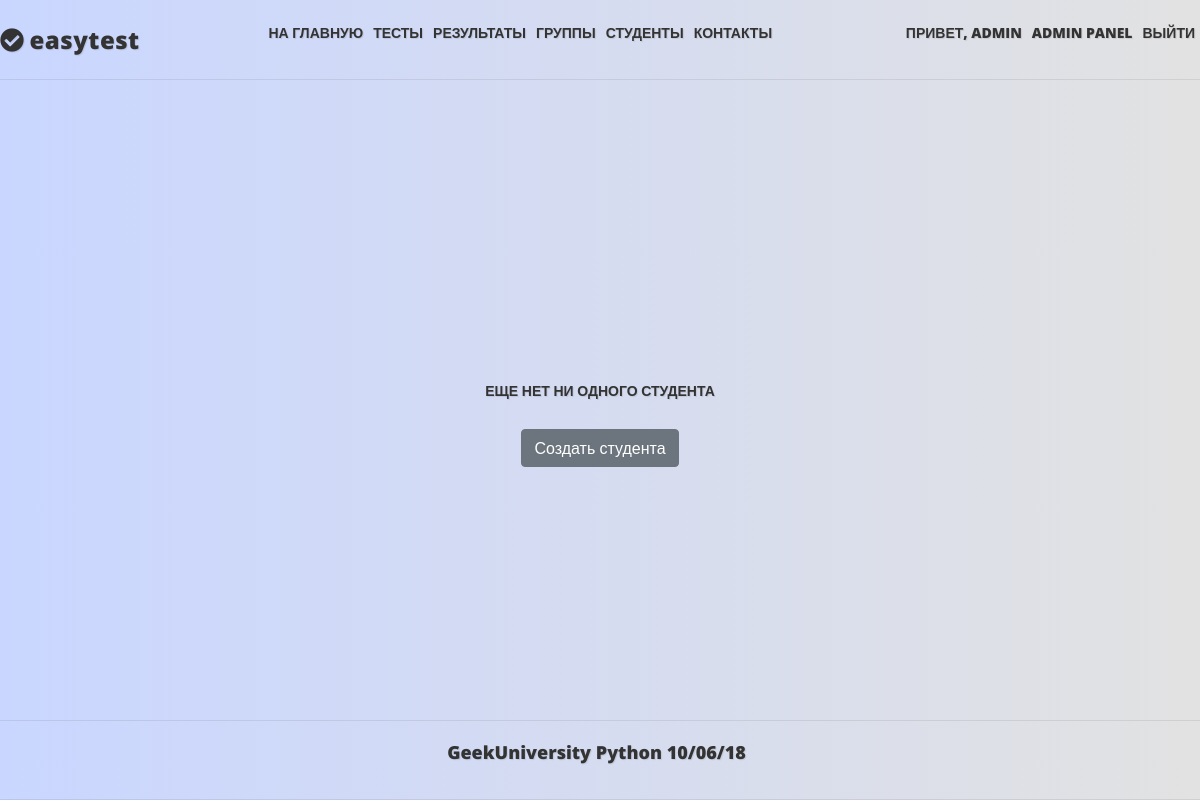
The app's page /students/ (signed in), older data.
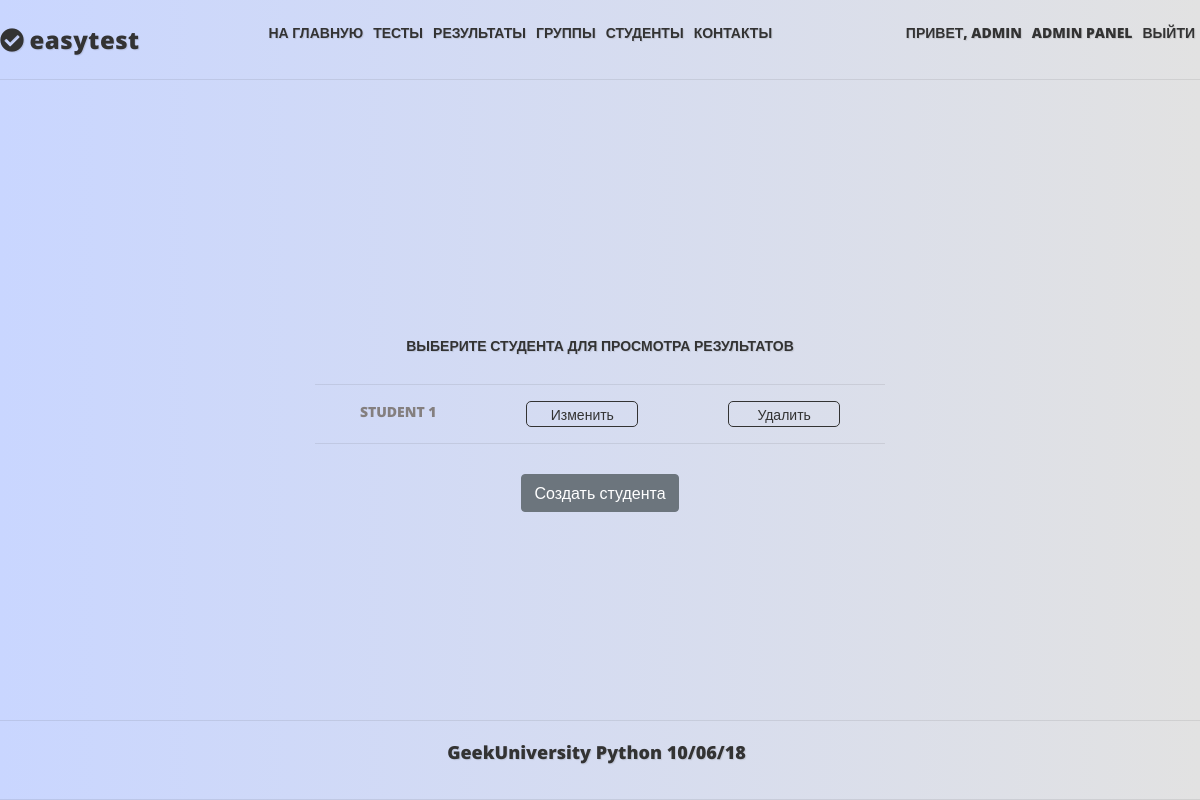
The same page, newer data.
### mainapp/models.py (models this page shows)
class Student(User):
    class Meta:
        verbose_name = _('Студент')
        verbose_name_plural = _('Студенты')
    teacher = models.ForeignKey(User, null=False, blank=True, related_name='students', on_delete=models.CASCADE)
    in_groups = models.ManyToManyField(Group, blank=True, related_name='students')
    objects = StudentManager()

### mainapp/views.py (the view)
# urls.py: path('students/', mainapp.StudentList.as_view(), name='students'),
class StudentList(StaffPassesTestMixin, ListView):
    model = Student
    def get_queryset(self):
        return self.model.objects.get_students(self.request.user)

### mainapp/models.py (called while the page is built)
    def get_students(self, pk):
        return self.filter(teacher=pk)

### mainapp/views.py (called while the page is built)
    def test_func(self):
        return self.request.user.is_staff

### mainapp/templates/mainapp/student_list.html (shortened to what this page needs)
{% extends "base.html" %}
{% load static i18n %}
{% block content %}
    <div class="center_full">
        {% if object_list %}
            <h2>{% trans 'Выберите студента для просмотра результатов' %}</h2>
            <div class="list_container">
                {% for object in object_list %}
                    <div class="iter_list">
                        <a href="{% url 'mainapp:results' object.pk %}">{{ object.first_name }}</a>
                        <a href="{% url 'mainapp:student_update' object.pk %}" class="a_button">{% trans 'Изменить' %}</a>
                        <form method="post" action="{% url 'mainapp:student_delete' object.pk %}">
                            <button class="base_link" type="submit">
                                {% trans 'Удалить' %}
                            </button>
                        </form>
                    </div>
                {% endfor %}
            </div>
        {% else %}
            <h2>{% trans 'Еще нет ни одного студента' %}</h2>
        {% endif %}
        <a class="btn btn-secondary" href="{% url 'mainapp:student_create' %}">{% trans 'Создать студента' %}</a>
    </div>
{% endblock content %}

Row changes from the older to the newer data that the page shows:
added Student: first_name "STUDENT 1"
Text that changed along with them:
text no longer shown: "ЕЩЕ НЕТ НИ ОДНОГО СТУДЕНТА"
text now shown: "ВЫБЕРИТЕ СТУДЕНТА ДЛЯ ПРОСМОТРА РЕЗУЛЬТАТОВ"
